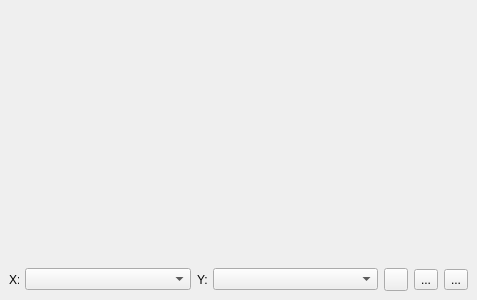
<?xml version="1.0" encoding="UTF-8"?>
<ui version="4.0">
 <class>PlotViewDock</class>
 <widget class="QDockWidget" name="PlotViewDock">
  <property name="geometry">
   <rect>
    <x>0</x>
    <y>0</y>
    <width>477</width>
    <height>300</height>
   </rect>
  </property>
  <property name="minimumSize">
   <size>
    <width>477</width>
    <height>300</height>
   </size>
  </property>
  <property name="floating">
   <bool>false</bool>
  </property>
  <property name="windowTitle">
   <string>Plot View</string>
  </property>
  <widget class="QWidget" name="dockWidgetContents">
   <layout class="QVBoxLayout" name="verticalLayout">
    <item>
     <widget class="QVTKWidget" name="vtkView">
      <property name="sizePolicy">
       <sizepolicy hsizetype="Preferred" vsizetype="Preferred">
        <horstretch>0</horstretch>
        <verstretch>1</verstretch>
       </sizepolicy>
      </property>
     </widget>
    </item>
    <item>
     <layout class="QHBoxLayout" name="horizontalLayout_2">
      <property name="sizeConstraint">
       <enum>QLayout::SetDefaultConstraint</enum>
      </property>
      <item>
       <widget class="QLabel" name="label">
        <property name="minimumSize">
         <size>
          <width>10</width>
          <height>0</height>
         </size>
        </property>
        <property name="maximumSize">
         <size>
          <width>10</width>
          <height>16777215</height>
         </size>
        </property>
        <property name="text">
         <string>X:</string>
        </property>
       </widget>
      </item>
      <item>
       <widget class="QComboBox" name="xAxisBox"/>
      </item>
      <item>
       <widget class="QLabel" name="label_2">
        <property name="minimumSize">
         <size>
          <width>10</width>
          <height>0</height>
         </size>
        </property>
        <property name="maximumSize">
         <size>
          <width>10</width>
          <height>16777215</height>
         </size>
        </property>
        <property name="text">
         <string>Y:</string>
        </property>
       </widget>
      </item>
      <item>
       <widget class="QComboBox" name="yAxisBox"/>
      </item>
      <item>
       <widget class="QToolButton" name="zoomButton">
        <property name="toolTip">
         <string>Toggle zoom mode</string>
        </property>
        <property name="text">
         <string/>
        </property>
        <property name="icon">
         <iconset resource="../resources/resources.qrc">
          <normaloff>:/icons/zoom_in.png</normaloff>:/icons/zoom_in.png</iconset>
        </property>
        <property name="checkable">
         <bool>true</bool>
        </property>
       </widget>
      </item>
      <item>
       <widget class="QToolButton" name="viewAllButton">
        <property name="toolTip">
         <string>View all</string>
        </property>
        <property name="text">
         <string>...</string>
        </property>
        <property name="icon">
         <iconset resource="../resources/resources.qrc">
          <normaloff>:/icons/fullview.png</normaloff>:/icons/fullview.png</iconset>
        </property>
       </widget>
      </item>
      <item>
       <widget class="QToolButton" name="exportImageButton">
        <property name="toolTip">
         <string>export image</string>
        </property>
        <property name="text">
         <string>...</string>
        </property>
        <property name="icon">
         <iconset resource="../resources/resources.qrc">
          <normaloff>:/icons/picture_save.png</normaloff>:/icons/picture_save.png</iconset>
        </property>
       </widget>
      </item>
     </layout>
    </item>
   </layout>
  </widget>
 </widget>
 <customwidgets>
  <customwidget>
   <class>QVTKWidget</class>
   <extends>QWidget</extends>
   <header>QVTKWidget.h</header>
  </customwidget>
 </customwidgets>
 <resources>
  <include location="../resources/resources.qrc"/>
 </resources>
 <connections/>
</ui>
